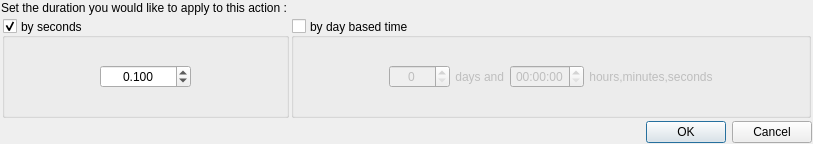
<?xml version="1.0" encoding="UTF-8"?>
<ui version="4.0">
 <class>CreateWaitActionDialog</class>
 <widget class="QDialog" name="CreateWaitActionDialog">
  <property name="geometry">
   <rect>
    <x>0</x>
    <y>0</y>
    <width>791</width>
    <height>144</height>
   </rect>
  </property>
  <property name="windowTitle">
   <string>Create a Wait Action</string>
  </property>
  <layout class="QVBoxLayout" name="verticalLayout">
   <property name="spacing">
    <number>2</number>
   </property>
   <property name="leftMargin">
    <number>1</number>
   </property>
   <property name="topMargin">
    <number>1</number>
   </property>
   <property name="rightMargin">
    <number>1</number>
   </property>
   <property name="bottomMargin">
    <number>1</number>
   </property>
   <item>
    <widget class="QLabel" name="label">
     <property name="text">
      <string>Set the duration you would like to apply to this action :</string>
     </property>
    </widget>
   </item>
   <item>
    <widget class="QWidget" name="widget" native="true">
     <property name="sizePolicy">
      <sizepolicy hsizetype="Expanding" vsizetype="Expanding">
       <horstretch>0</horstretch>
       <verstretch>0</verstretch>
      </sizepolicy>
     </property>
     <layout class="QHBoxLayout" name="horizontalLayout">
      <property name="spacing">
       <number>2</number>
      </property>
      <property name="leftMargin">
       <number>1</number>
      </property>
      <property name="topMargin">
       <number>1</number>
      </property>
      <property name="rightMargin">
       <number>1</number>
      </property>
      <property name="bottomMargin">
       <number>1</number>
      </property>
      <item>
       <widget class="QGroupBox" name="bySecondsGroup">
        <property name="sizePolicy">
         <sizepolicy hsizetype="Preferred" vsizetype="Preferred">
          <horstretch>0</horstretch>
          <verstretch>0</verstretch>
         </sizepolicy>
        </property>
        <property name="title">
         <string>by seconds</string>
        </property>
        <property name="alignment">
         <set>Qt::AlignLeading|Qt::AlignLeft|Qt::AlignVCenter</set>
        </property>
        <property name="checkable">
         <bool>true</bool>
        </property>
        <layout class="QHBoxLayout" name="horizontalLayout_2">
         <property name="spacing">
          <number>2</number>
         </property>
         <property name="leftMargin">
          <number>1</number>
         </property>
         <property name="topMargin">
          <number>1</number>
         </property>
         <property name="rightMargin">
          <number>1</number>
         </property>
         <property name="bottomMargin">
          <number>1</number>
         </property>
         <item>
          <spacer name="horizontalSpacer">
           <property name="orientation">
            <enum>Qt::Horizontal</enum>
           </property>
           <property name="sizeType">
            <enum>QSizePolicy::MinimumExpanding</enum>
           </property>
           <property name="sizeHint" stdset="0">
            <size>
             <width>94</width>
             <height>20</height>
            </size>
           </property>
          </spacer>
         </item>
         <item>
          <widget class="QDoubleSpinBox" name="doubleSpinBox">
           <property name="sizePolicy">
            <sizepolicy hsizetype="MinimumExpanding" vsizetype="Fixed">
             <horstretch>0</horstretch>
             <verstretch>0</verstretch>
            </sizepolicy>
           </property>
           <property name="alignment">
            <set>Qt::AlignCenter</set>
           </property>
           <property name="decimals">
            <number>3</number>
           </property>
           <property name="maximum">
            <double>999999999999.000000000000000</double>
           </property>
           <property name="singleStep">
            <double>0.100000000000000</double>
           </property>
           <property name="value">
            <double>0.100000000000000</double>
           </property>
          </widget>
         </item>
         <item>
          <spacer name="horizontalSpacer_2">
           <property name="orientation">
            <enum>Qt::Horizontal</enum>
           </property>
           <property name="sizeType">
            <enum>QSizePolicy::MinimumExpanding</enum>
           </property>
           <property name="sizeHint" stdset="0">
            <size>
             <width>94</width>
             <height>20</height>
            </size>
           </property>
          </spacer>
         </item>
        </layout>
       </widget>
      </item>
      <item>
       <widget class="QGroupBox" name="byDayGroup">
        <property name="sizePolicy">
         <sizepolicy hsizetype="Expanding" vsizetype="Preferred">
          <horstretch>0</horstretch>
          <verstretch>0</verstretch>
         </sizepolicy>
        </property>
        <property name="title">
         <string>by day based time</string>
        </property>
        <property name="alignment">
         <set>Qt::AlignLeading|Qt::AlignLeft|Qt::AlignVCenter</set>
        </property>
        <property name="checkable">
         <bool>true</bool>
        </property>
        <property name="checked">
         <bool>false</bool>
        </property>
        <layout class="QHBoxLayout" name="horizontalLayout_3">
         <property name="spacing">
          <number>2</number>
         </property>
         <property name="sizeConstraint">
          <enum>QLayout::SetDefaultConstraint</enum>
         </property>
         <property name="leftMargin">
          <number>1</number>
         </property>
         <property name="topMargin">
          <number>1</number>
         </property>
         <property name="rightMargin">
          <number>1</number>
         </property>
         <property name="bottomMargin">
          <number>1</number>
         </property>
         <item>
          <spacer name="horizontalSpacer_3">
           <property name="orientation">
            <enum>Qt::Horizontal</enum>
           </property>
           <property name="sizeType">
            <enum>QSizePolicy::MinimumExpanding</enum>
           </property>
           <property name="sizeHint" stdset="0">
            <size>
             <width>94</width>
             <height>20</height>
            </size>
           </property>
          </spacer>
         </item>
         <item>
          <widget class="QSpinBox" name="spinBox">
           <property name="alignment">
            <set>Qt::AlignCenter</set>
           </property>
           <property name="maximum">
            <number>10000</number>
           </property>
          </widget>
         </item>
         <item>
          <widget class="QLabel" name="label_2">
           <property name="text">
            <string> days and </string>
           </property>
          </widget>
         </item>
         <item>
          <widget class="QTimeEdit" name="timeEdit">
           <property name="alignment">
            <set>Qt::AlignCenter</set>
           </property>
           <property name="displayFormat">
            <string>HH:mm:ss</string>
           </property>
          </widget>
         </item>
         <item>
          <widget class="QLabel" name="label_3">
           <property name="text">
            <string> hours,minutes,seconds</string>
           </property>
          </widget>
         </item>
         <item>
          <spacer name="horizontalSpacer_4">
           <property name="orientation">
            <enum>Qt::Horizontal</enum>
           </property>
           <property name="sizeType">
            <enum>QSizePolicy::MinimumExpanding</enum>
           </property>
           <property name="sizeHint" stdset="0">
            <size>
             <width>94</width>
             <height>20</height>
            </size>
           </property>
          </spacer>
         </item>
        </layout>
       </widget>
      </item>
     </layout>
    </widget>
   </item>
   <item>
    <widget class="QDialogButtonBox" name="buttonBox">
     <property name="orientation">
      <enum>Qt::Horizontal</enum>
     </property>
     <property name="standardButtons">
      <set>QDialogButtonBox::Cancel|QDialogButtonBox::Ok</set>
     </property>
    </widget>
   </item>
  </layout>
 </widget>
 <resources/>
 <connections>
  <connection>
   <sender>buttonBox</sender>
   <signal>accepted()</signal>
   <receiver>CreateWaitActionDialog</receiver>
   <slot>accept()</slot>
   <hints>
    <hint type="sourcelabel">
     <x>248</x>
     <y>254</y>
    </hint>
    <hint type="destinationlabel">
     <x>157</x>
     <y>274</y>
    </hint>
   </hints>
  </connection>
  <connection>
   <sender>buttonBox</sender>
   <signal>rejected()</signal>
   <receiver>CreateWaitActionDialog</receiver>
   <slot>reject()</slot>
   <hints>
    <hint type="sourcelabel">
     <x>316</x>
     <y>260</y>
    </hint>
    <hint type="destinationlabel">
     <x>286</x>
     <y>274</y>
    </hint>
   </hints>
  </connection>
 </connections>
</ui>
